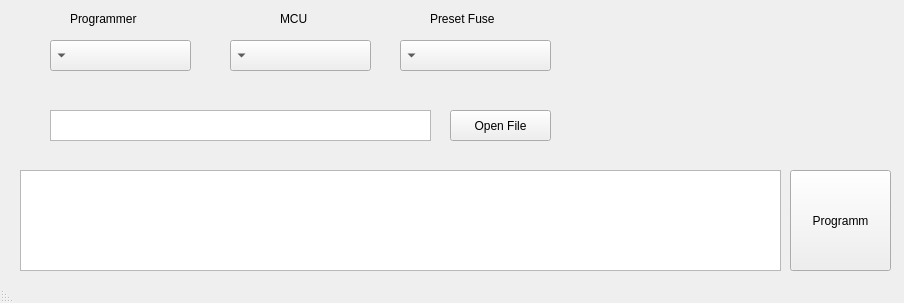
<?xml version="1.0" encoding="UTF-8"?>
<ui version="4.0">
 <class>ProgFlash</class>
 <widget class="QMainWindow" name="ProgFlash">
  <property name="geometry">
   <rect>
    <x>0</x>
    <y>0</y>
    <width>904</width>
    <height>303</height>
   </rect>
  </property>
  <property name="windowTitle">
   <string>ProgFlash</string>
  </property>
  <property name="layoutDirection">
   <enum>Qt::RightToLeft</enum>
  </property>
  <widget class="QWidget" name="centralWidget">
   <widget class="QPushButton" name="buttonOpenFile">
    <property name="geometry">
     <rect>
      <x>450</x>
      <y>110</y>
      <width>101</width>
      <height>31</height>
     </rect>
    </property>
    <property name="text">
     <string>Open File</string>
    </property>
   </widget>
   <widget class="QTextBrowser" name="showOpenFile">
    <property name="geometry">
     <rect>
      <x>50</x>
      <y>110</y>
      <width>381</width>
      <height>31</height>
     </rect>
    </property>
   </widget>
   <widget class="QLabel" name="labelProgrammer">
    <property name="geometry">
     <rect>
      <x>70</x>
      <y>10</y>
      <width>91</width>
      <height>17</height>
     </rect>
    </property>
    <property name="text">
     <string>Programmer</string>
    </property>
   </widget>
   <widget class="QLabel" name="labelMCU">
    <property name="geometry">
     <rect>
      <x>280</x>
      <y>10</y>
      <width>41</width>
      <height>17</height>
     </rect>
    </property>
    <property name="text">
     <string>MCU</string>
    </property>
   </widget>
   <widget class="QComboBox" name="setInterface">
    <property name="geometry">
     <rect>
      <x>50</x>
      <y>40</y>
      <width>141</width>
      <height>31</height>
     </rect>
    </property>
    <property name="layoutDirection">
     <enum>Qt::RightToLeft</enum>
    </property>
   </widget>
   <widget class="QComboBox" name="setMCU">
    <property name="geometry">
     <rect>
      <x>230</x>
      <y>40</y>
      <width>141</width>
      <height>31</height>
     </rect>
    </property>
    <property name="layoutDirection">
     <enum>Qt::RightToLeft</enum>
    </property>
   </widget>
   <widget class="QPushButton" name="buttonProgram">
    <property name="geometry">
     <rect>
      <x>790</x>
      <y>170</y>
      <width>101</width>
      <height>101</height>
     </rect>
    </property>
    <property name="text">
     <string>Programm</string>
    </property>
   </widget>
   <widget class="QTextBrowser" name="console">
    <property name="geometry">
     <rect>
      <x>20</x>
      <y>170</y>
      <width>761</width>
      <height>101</height>
     </rect>
    </property>
    <property name="html">
     <string>&lt;!DOCTYPE HTML PUBLIC &quot;-//W3C//DTD HTML 4.0//EN&quot; &quot;http://www.w3.org/TR/REC-html40/strict.dtd&quot;&gt;
&lt;html&gt;&lt;head&gt;&lt;meta name=&quot;qrichtext&quot; content=&quot;1&quot; /&gt;&lt;style type=&quot;text/css&quot;&gt;
p, li { white-space: pre-wrap; }
&lt;/style&gt;&lt;/head&gt;&lt;body style=&quot; font-family:'Ubuntu'; font-size:11pt; font-weight:400; font-style:normal;&quot;&gt;
&lt;p align=&quot;justify&quot; style=&quot;-qt-paragraph-type:empty; margin-top:0px; margin-bottom:0px; margin-left:0px; margin-right:0px; -qt-block-indent:0; text-indent:0px;&quot;&gt;&lt;br /&gt;&lt;/p&gt;&lt;/body&gt;&lt;/html&gt;</string>
    </property>
   </widget>
   <widget class="QComboBox" name="setPresetFuse">
    <property name="geometry">
     <rect>
      <x>400</x>
      <y>40</y>
      <width>151</width>
      <height>31</height>
     </rect>
    </property>
    <property name="layoutDirection">
     <enum>Qt::RightToLeft</enum>
    </property>
   </widget>
   <widget class="QLabel" name="labelPresetFuse">
    <property name="geometry">
     <rect>
      <x>430</x>
      <y>10</y>
      <width>81</width>
      <height>17</height>
     </rect>
    </property>
    <property name="text">
     <string>Preset Fuse</string>
    </property>
   </widget>
  </widget>
  <widget class="QStatusBar" name="statusBar"/>
 </widget>
 <layoutdefault spacing="6" margin="11"/>
 <resources/>
 <connections/>
</ui>
